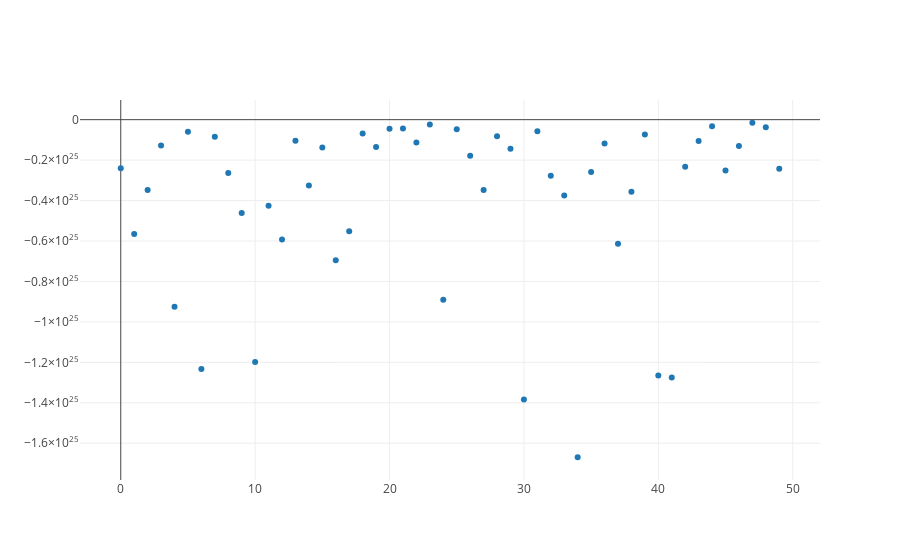

Notebook code cell kept with this figure:
### Code cell
from graph import trace_values, plot
score_trace = trace_values(x_value_range[-50:], grid_scores[-50:])
plot([score_trace])

### Figure 1 — Plotly figure (JSON) as saved in the notebook; plotly's stock layout.template omitted (floating-point values rounded to 4 significant figures)
{"data": [{"mode": "markers", "name": "data", "text": [], "type": "scatter", "uid": "e27981fc-5194-43e1-9425-5f291484f4c8", "x": [49, 48, 47, 46, 45, 44, 43, 42, 41, 40, 39, 38, 37, 36, 35, 34, 33, 32, 31, 30, 29, 28, 27, 26, 25, 24, 23, 22, 21, 20, 19, 18, 17, 16, 15, 14, 13, 12, 11, 10, 9, 8, 7, 6, 5, 4, 3, 2, 1, 0], "y": [-2.428e+24, -3.728e+23, -1.528e+23, -1.308e+24, -2.517e+24, -3.26e+23, -1.053e+24, -2.333e+24, -1.275e+25, -1.265e+25, -7.347e+23, -3.569e+24, -6.14e+24, -1.174e+24, -2.587e+24, -1.669e+25, -3.756e+24, -2.775e+24, -5.719e+23, -1.384e+25, -1.433e+24, -8.251e+23, -3.478e+24, -1.791e+24, -4.695e+23, -8.905e+24, -2.423e+23, -1.132e+24, -4.325e+23, -4.474e+23, -1.353e+24, -6.886e+23, -5.522e+24, -6.95e+24, -1.374e+24, -3.254e+24, -1.047e+24, -5.931e+24, -4.261e+24, -1.198e+25, -4.611e+24, -2.641e+24, -8.462e+23, -1.233e+25, -5.932e+23, -9.247e+24, -1.276e+24, -3.483e+24, -5.652e+24, -2.404e+24]}], "layout": {}}
